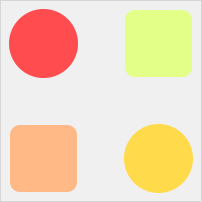
#> input picture tests/media/back.png, 202 x 202 px; its folder holds 2 pictures in this run
$ python test-08-shift-color.py
#> lines starting #> are read from the running program, lines starting #| are printed output that depends on the picture
### openipkit/backend.py
import cv2
import openipkit.exphandle as exp

# This is backend; default backend id OpenCV
# Please check OpenCV License before use
# Or you can change this and use any other module you want

BACKEND_OPENCV = 0

backend_engine = BACKEND_OPENCV


def imread(pth):
#> called with pth = 'tests/media/back.png'
    if backend_engine == BACKEND_OPENCV:
        return cv2.imread(pth, -1)
#> returned value is the input picture: shape (202, 202, 3); mean B, G, R 187, 218.2, 242.4
    exp.echo(exp.DEFINE_BACKEND)
    return None


# [6 lines left out: function imwrite, not called in this run]


def imshow(title, im):
    if backend_engine == BACKEND_OPENCV:
        cv2.imshow(title, im)
        cv2.waitKey(0)
        return True
    exp.echo(exp.DEFINE_BACKEND)
    return False


# [5 lines left out: function resize, not called in this run]

### openipkit/nsproc.py
#########################################################
# Author: sh-navid
#########################################################
'''
'''
#########################################################
# Add preprocessors
#########################################################
import openipkit.nsmath as nmth
import numpy as np
import math


def fill(im, pos=(0, 0), color=(0, 0, 0), diff=0):
    pass


# [12 lines left out: functions treshChannel, treshSimple, not called in this run]


GRAY_MODE_A = 1
GRAY_MODE_B = 2
GRAY_MODE_C = 3


# [17 lines left out: functions toGray, toBGR, not called in this run]


def split(im):
    # FIXME: can you make this more global
    c1 = im[:, :, 0]
    c2 = im[:, :, 1]
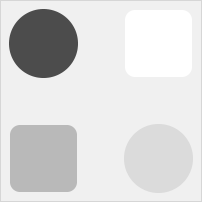
#> c2: shape (202, 202); min 76, max 255, mean 218.2
    c3 = im[:, :, 2]
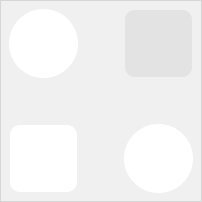
#> c3: shape (202, 202); min 214, max 255, mean 242.4
    return c1, c2, c3


def merge(channels:list):
    return np.dstack(channels)


def tinning(im):
    pass


def ticking(im):
    pass


KERNEL_TYPE_RECT = 1
KERNEL_TYPE_CIRCULAR = 2
KERNEL_TYPE_CIRCULAR_FADE = 3
KERNEL_TYPE_CIRCULAR_EDGE_FADE=4


# [32 lines left out: function kernel, not called in this run]

### openipkit/nssys.py
#########################################################
# Author: sh-navid
#########################################################
'''
'''
#########################################################
# Add preprocessors
#########################################################
from datetime import datetime


def execMonitor(func, printTime=True):
    t1 = datetime.now()
    func()
    t2 = datetime.now()
    t2 = t2-t1
    if printTime:
        print(f"Exec time of({type(func)}): {str(t2)}")
    return t2

### openipkit/nscolor.py
#########################################################
# Author: sh-navid
#########################################################
'''
'''
#########################################################
# Add preprocessors
#########################################################
import random
import math
import numpy as np
import openipkit.nsproc as proc
import openipkit.nsmath as nmth
import openipkit.nsarray as arr

#########################################################
# CONSTANTS
#########################################################

#########################################################
# Functions
#########################################################


def randomColor(min=0, max=255):
    return tuple([random.randint(min, max) for _ in [0, 1, 2]])


def randomLightColors():
    return randomColor(127, 255)


def randomDarkColors():
    return randomColor(0, 127)


def changeChannel(im, channel=0,newValue=30):
    channels = np.array(proc.split(im))
    channels[:][channel] = newValue
    return proc.merge(channels)

### tests/test-08-shift-color.py
#########################################################
# Author: sh-navid
#########################################################
'''
'''
#########################################################
# Add preprocessors
#########################################################
import sys
import numpy as np
sys.path.append('.')
import openipkit.nssys as nss
import openipkit.nsproc as proc
import openipkit.nsdraw as draw
import openipkit.nscolor as nsc
import openipkit.backend as back
import openipkit.ml.nslearn as learn

#########################################################
# Source code
#########################################################
im = back.imread(sys.path[0]+'/media/back.png')
a1, a2, a3 = None, None, None
b1, b2, b3 = None, None, None
c1, c2, c3 = None, None, None


def run():
    global a1, a2, a3
    global b1, b2, b3
    global c1, c2, c3

    a1 = nsc.changeChannel(im, channel=0, newValue=0)
    a2 = nsc.changeChannel(im, channel=0, newValue=100)
    a3 = nsc.changeChannel(im, channel=0, newValue=200)

    b1 = nsc.changeChannel(im, channel=1, newValue=0)
    b2 = nsc.changeChannel(im, channel=1, newValue=100)
    b3 = nsc.changeChannel(im, channel=1, newValue=200)

    c1 = nsc.changeChannel(im, channel=2, newValue=0)
    c2 = nsc.changeChannel(im, channel=2, newValue=100)
#> in merge (call 8), `return np.dstack(channels)`:
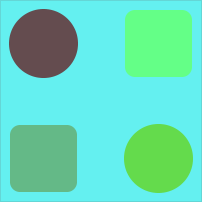
#> returned value: shape (202, 202, 3); mean of channels 0, 1, 2 187, 218.2, 100; drawn as B, G, R
    c3 = nsc.changeChannel(im, channel=2, newValue=200)
#> in merge (call 9), `return np.dstack(channels)`:
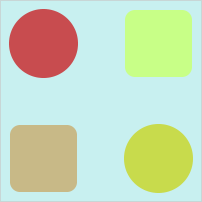
#> returned value: shape (202, 202, 3); mean of channels 0, 1, 2 187, 218.2, 200; drawn as B, G, R


nss.execMonitor(run, True)
back.imshow('A', np.hstack((im, a1, a2, a3))/255)
#> in imshow, `cv2.imshow(title, im)`:
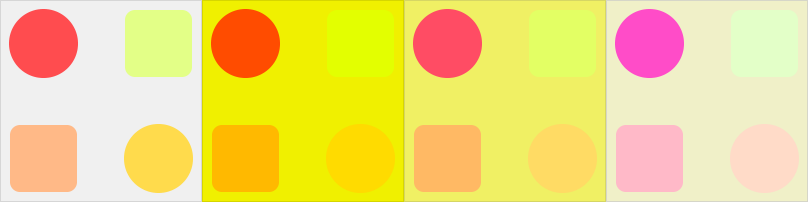
#> window 'A': shape (202, 808, 3) float64; mean B, G, R 0.477, 0.856, 0.951
back.imshow('B', np.hstack((im, b1, b2, b3))/255)
#> call 2 of imshow, with title = 'B'
#> in imshow (call 2), `cv2.imshow(title, im)`:
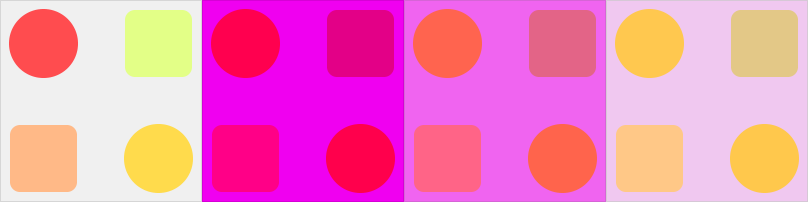
#> window 'B': shape (202, 808, 3) float64; mean B, G, R 0.733, 0.508, 0.951
back.imshow('C', np.hstack((im, c1, c2, c3))/255)
#> call 3 of imshow, with title = 'C'
#> in imshow (call 3), `cv2.imshow(title, im)`:
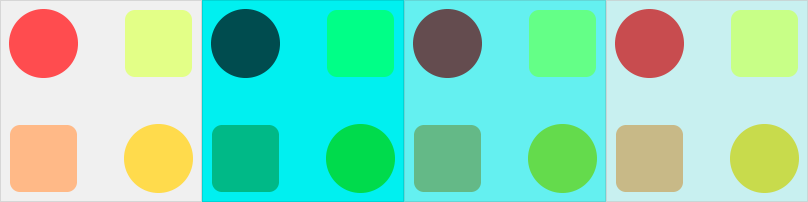
#> window 'C': shape (202, 808, 3) float64; mean B, G, R 0.733, 0.856, 0.532
